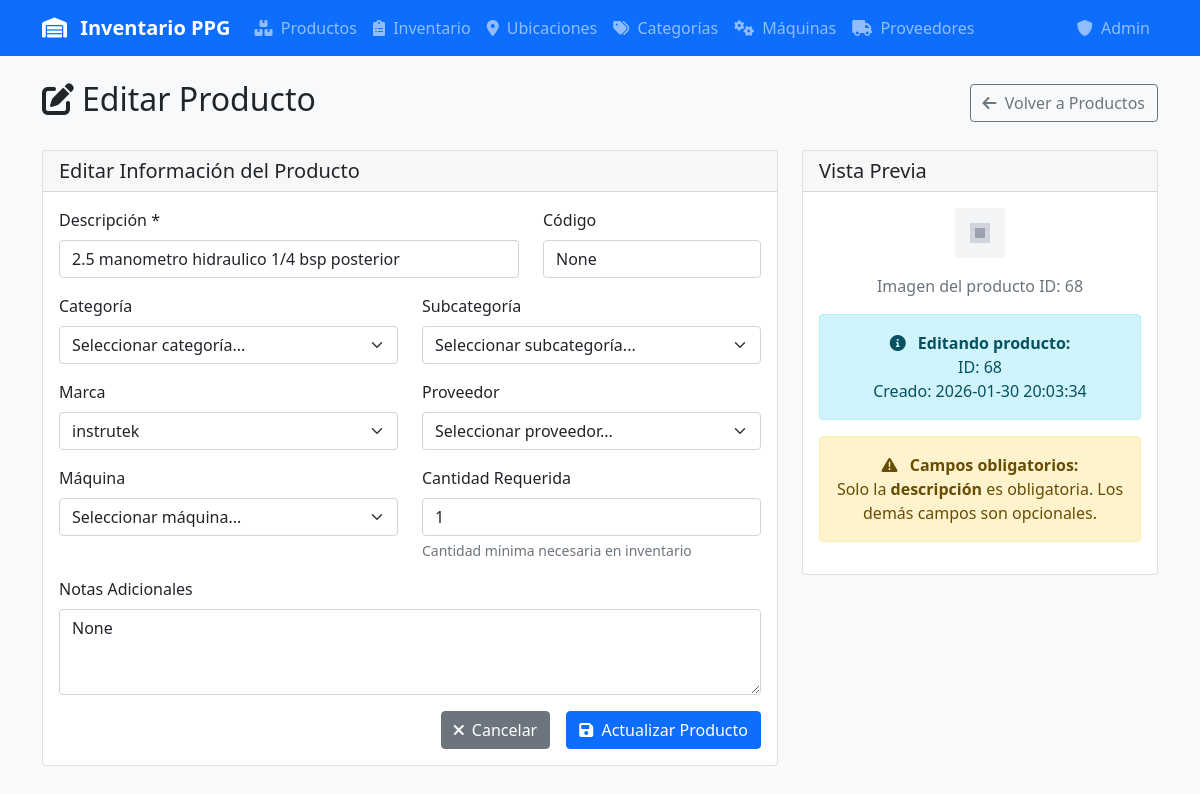
Before: /producto/editar/68 with the older database file.
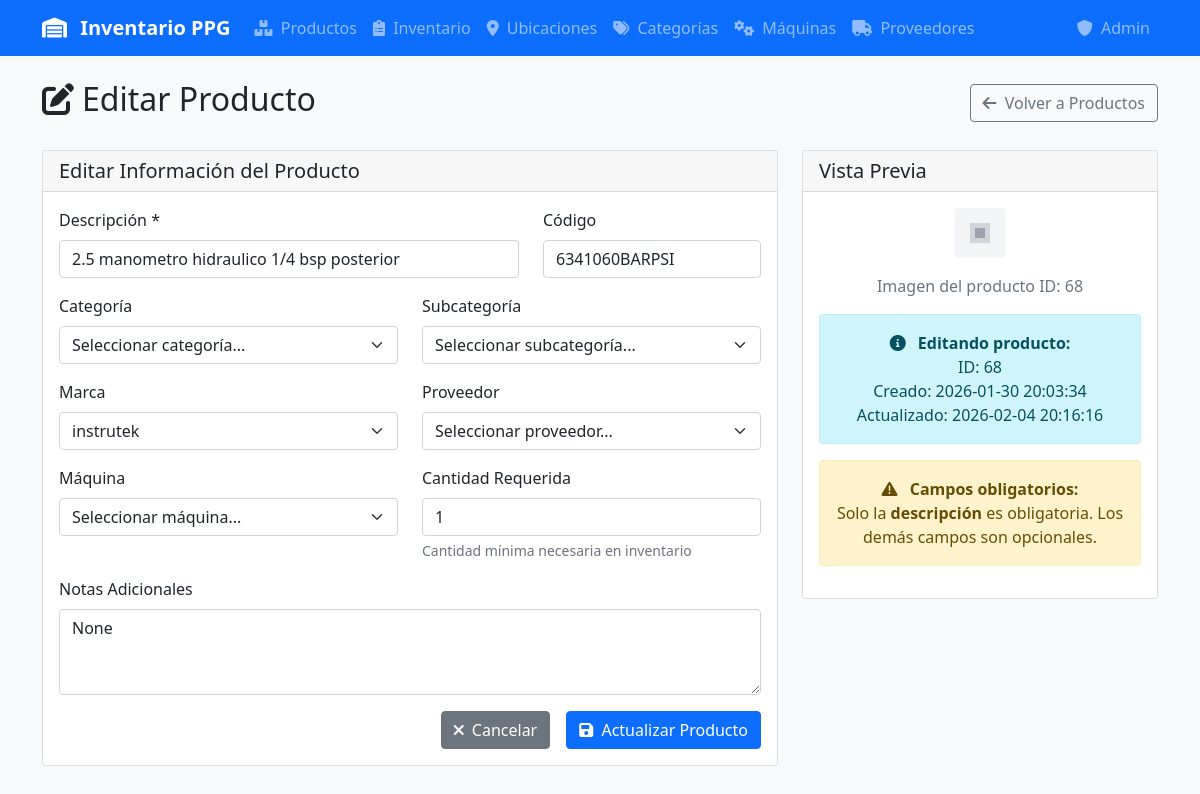
After: the same page with the newer database file.
### tables this page shows
CREATE TABLE productos (
            id INTEGER PRIMARY KEY,
            descripcion TEXT NOT NULL,
            codigo TEXT UNIQUE,
            categoria_id INTEGER,
            subcategoria_id INTEGER,
            marca_id INTEGER,
            notas TEXT,
            cantidad_requerida INTEGER DEFAULT 1,
            maquina_id INTEGER,
            fecha_creacion DATETIME DEFAULT CURRENT_TIMESTAMP,
            fecha_actualizacion DATETIME DEFAULT CURRENT_TIMESTAMP, proveedor_id INTEGER REFERENCES proveedores(id),
            FOREIGN KEY (categoria_id) REFERENCES categorias (id),
            FOREIGN KEY (subcategoria_id) REFERENCES subcategorias (id),
            FOREIGN KEY (marca_id) REFERENCES marcas (id),
            FOREIGN KEY (maquina_id) REFERENCES maquinas (id)
        );

### app.py (the view)
@app.route('/producto/editar/<int:id>')
def editar_producto(id):
    conn = get_db_connection()
    producto = conn.execute('''
        SELECT p.*, c.nombre as categoria, sc.nombre as subcategoria,
               m.nombre as marca, mq.nombre as maquina, pr.nombre as proveedor
        FROM productos p
        LEFT JOIN categorias c ON p.categoria_id = c.id
        LEFT JOIN subcategorias sc ON p.subcategoria_id = sc.id
        LEFT JOIN marcas m ON p.marca_id = m.id
        LEFT JOIN maquinas mq ON p.maquina_id = mq.id
        LEFT JOIN proveedores pr ON p.proveedor_id = pr.id
        WHERE p.id = ?
    ''', (id,)).fetchone()
    if not producto:
        flash('Producto no encontrado', 'error')
        return redirect(url_for('productos'))
    categorias = conn.execute('SELECT * FROM categorias ORDER BY nombre').fetchall()
    subcategorias = conn.execute('SELECT * FROM subcategorias WHERE categoria_id = ? ORDER BY nombre',
                                (producto['categoria_id'],)).fetchall()
    marcas = conn.execute('SELECT * FROM marcas ORDER BY nombre').fetchall()
    maquinas = conn.execute('SELECT * FROM maquinas ORDER BY nombre').fetchall()
    proveedores = conn.execute('SELECT * FROM proveedores ORDER BY nombre').fetchall()
    conn.close()
    return render_template('producto_form.html', producto=producto, categorias=categorias,
                         subcategorias=subcategorias, marcas=marcas, maquinas=maquinas, proveedores=proveedores)

### app.py (called while the page is built)
def get_db_connection():
    conn = sqlite3.connect(DATABASE, timeout=20.0)
    conn.row_factory = sqlite3.Row
    conn.execute('PRAGMA journal_mode=WAL')  # Better concurrent access
    conn.execute('PRAGMA busy_timeout=20000')  # 20 second timeout
    conn.execute('PRAGMA synchronous=NORMAL')  # Faster writes
    conn.execute('PRAGMA cache_size=10000')  # Larger cache
    conn.execute('PRAGMA temp_store=MEMORY')  # Use memory for temp tables
    return conn

### templates/producto_form.html (shortened to what the changed rows need)
{% extends "base.html" %}
{% block content %}
<div class="d-flex justify-content-between align-items-center mb-4">
    <h2><i class="fas fa-{{ 'edit' if producto else 'plus' }} me-2"></i>{{ 'Editar' if producto else 'Nuevo' }} Producto</h2>
</div>
<div class="row">
    <div class="col-lg-8">
        <div class="card">
            <div class="card-body">
                <form method="POST" action="{{ url_for('guardar_producto') }}">
                    <div class="row">
                        <div class="col-md-8">
                            <div class="mb-3">
                                <label for="descripcion" class="form-label">Descripción *</label>
                                <input type="text" class="form-control" id="descripcion" name="descripcion"
                                       value="{{ producto.descripcion if producto else '' }}" required>
                            </div>
                        </div>
                        <div class="col-md-4">
                            <div class="mb-3">
                                <label for="codigo" class="form-label">Código</label>
                                <input type="text" class="form-control" id="codigo" name="codigo"
                                       value="{{ producto.codigo if producto else '' }}">
                            </div>
                        </div>
                    </div>
                    <div class="row">
                        <div class="col-md-6">
                            <div class="mb-3">
                                <label for="cantidad_requerida" class="form-label">Cantidad Requerida</label>
                                <input type="number" class="form-control" id="cantidad_requerida" name="cantidad_requerida"
                                       value="{{ producto.cantidad_requerida if producto else 1 }}" min="0">
                                <div class="form-text">Cantidad mínima necesaria en inventario</div>
                            </div>
                        </div>
                    </div>
                    <div class="mb-3">
                        <label for="notas" class="form-label">Notas Adicionales</label>
                        <textarea class="form-control" id="notas" name="notas" rows="3"
                                  placeholder="Información adicional sobre el producto...">{{ producto.notas if producto else '' }}</textarea>
                    </div>
                </form>
            </div>
        </div>
    </div>
    <div class="col-lg-4">
        <div class="card">
            <div class="card-body text-center">
                {% if producto %}
                <img src="/imagenes/{{ producto.id }}.jpg"
                     class="img-fluid rounded mb-3"
                     style="max-height: 200px;"
                     onerror="handleImageError(this)"
                     alt="Producto {{ producto.id }}">
                <p class="text-muted">Imagen del producto ID: {{ producto.id }}</p>
                <div class="alert alert-info">
                    <i class="fas fa-info-circle me-2"></i>
                    <strong>Editando producto:</strong><br>
                    ID: {{ producto.id }}<br>
                    Creado: {{ producto.fecha_creacion }}<br>
                    {% if producto.fecha_actualizacion != producto.fecha_creacion %}
                    Actualizado: {{ producto.fecha_actualizacion }}
                    {% endif %}
                </div>
                {% endif %}
                <div class="alert alert-warning">
                    <i class="fas fa-exclamation-triangle me-2"></i>
                    <strong>Campos obligatorios:</strong><br>
                    Solo la <strong>descripción</strong> es obligatoria. Los demás campos son opcionales.
                </div>
            </div>
        </div>
    </div>
</div>
{% endblock %}

Changed rows visible on the page:
changed productos "2.5 manometro hidraulico 1/4 bsp posterior": codigo (not shown) → "6341060BARPSI"; notas (not shown) → "None"; fecha_actualizacion (not shown) → "2026-02-04 20:16:16"
Other visible differences:
form field codigo: "None" → (not shown)
form field notas: "None" → (not shown)
text now shown: "Actualizado:"
